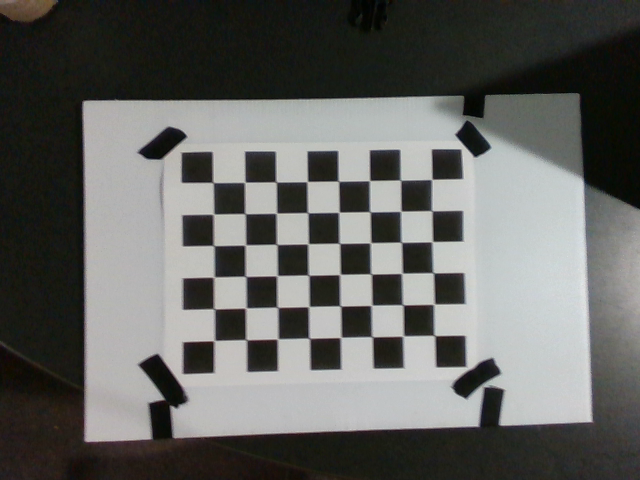
#> input picture calibration_images/calib_000.png, 640 x 480 px; its folder holds 4 pictures in this run
$ python calibration.py
#> lines starting #> are read from the running program, lines starting #| are printed output that depends on the picture; after the words box and inside, x2 and y2 are one past the last pixel; in counts of white or black regions, pixels touching at a corner belong together
import cv2
import numpy as np
import glob
import os

# Number of INNER corners
CHECKERBOARD = (8, 6)

# Size of one checkerboard square in meters
SQUARE_SIZE_M = 0.0284  # 25 mm, change this to your actual square size

IMAGE_DIR = "calibration_images"
OUTPUT_FILE = "camera_calibration.npz"

objp = np.zeros((CHECKERBOARD[0] * CHECKERBOARD[1], 3), np.float32)
objp[:, :2] = np.mgrid[0:CHECKERBOARD[0], 0:CHECKERBOARD[1]].T.reshape(-1, 2)
objp *= SQUARE_SIZE_M

objpoints = []
imgpoints = []

images = glob.glob(os.path.join(IMAGE_DIR, "*.png"))

if len(images) == 0:
    raise RuntimeError("No calibration images found.")

gray_shape = None

for filename in images:
    img = cv2.imread(filename)
#> img is the input picture: shape (480, 640, 3); mean B, G, R 97, 99.9, 99.3
    gray = cv2.cvtColor(img, cv2.COLOR_BGR2GRAY)
    gray_shape = gray.shape[::-1]
#> gray_shape = (640, 480)

    found, corners = cv2.findChessboardCorners(gray, CHECKERBOARD, None)
#> found = True; corners = 48 rows, first 8: [213.3, 182.7], [245, 182.2], [276.2, 182.1], [307.4, 181.4], [338.6, 181.3], [369.7, 180.5], [400.5, 180.2], [431.9, 179.3]

    if found:
        criteria = (
            cv2.TERM_CRITERIA_EPS + cv2.TERM_CRITERIA_MAX_ITER,
            30,
            0.001
        )

        corners_refined = cv2.cornerSubPix(
            gray,
            corners,
            (11, 11),
            (-1, -1),
            criteria
        )
#> corners_refined = 48 rows, first 8: [212.8, 182.5], [244.7, 182.3], [276, 181.9], [307.2, 181.6], [338.4, 181.2], [369.5, 180.6], [400.4, 180.1], [431.8, 179.4]

        objpoints.append(objp)
        imgpoints.append(corners_refined)

        cv2.drawChessboardCorners(img, CHECKERBOARD, corners_refined, found)
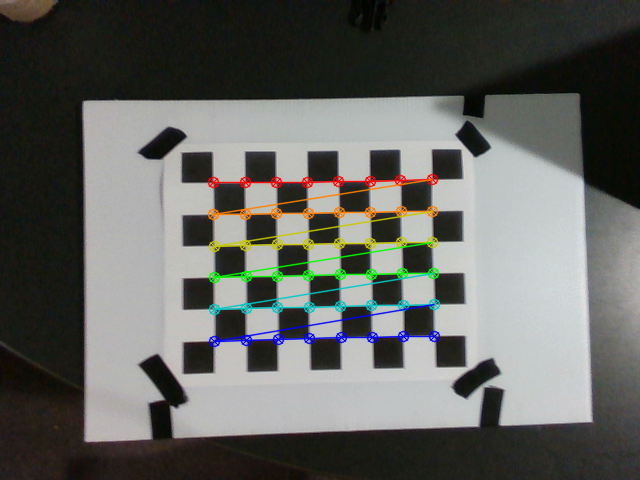
#> img: shape (480, 640, 3); 3.54% of pixels changed, all inside (x1, y1, x2, y2) = (207, 173, 441, 348)
        cv2.imshow("Detected corners", img)
        cv2.waitKey(100)

        print(f"Used: {filename}")
    else:
        print(f"Skipped, corners not found: {filename}")
#> pass 2 of the loop `for filename in images:`:
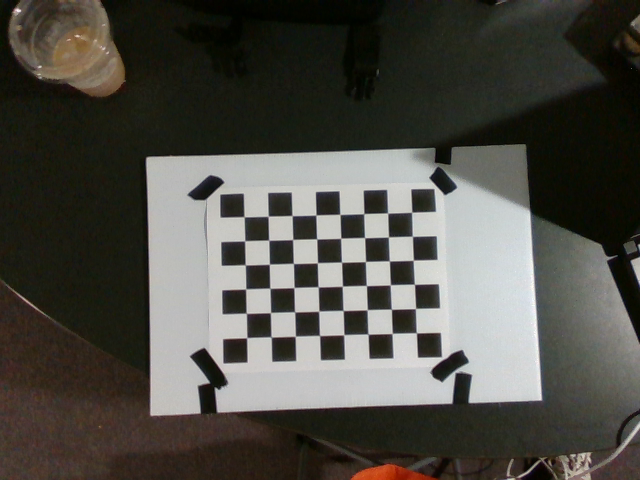
#> input picture calibration_images/calib_001.png, 640 x 480 px
#> img is the input picture: shape (480, 640, 3); mean B, G, R 71.6, 78.2, 79.9
#> corners = 48 rows, first 8: [244.1, 216.7], [268.2, 216.3], [292, 215.5], [316, 215], [339.8, 214.4], [363.8, 213.6], [387.7, 213.2], [411.8, 212.1]
#> corners_refined = 48 rows, first 8: [244, 216.7], [268.2, 216.2], [292, 215.6], [315.9, 215], [339.9, 214.4], [363.8, 213.6], [387.7, 213], [411.7, 212.2]
#> `cv2.drawChessboardCorners(img, CHECKERBOARD, corners_refined, found)`:
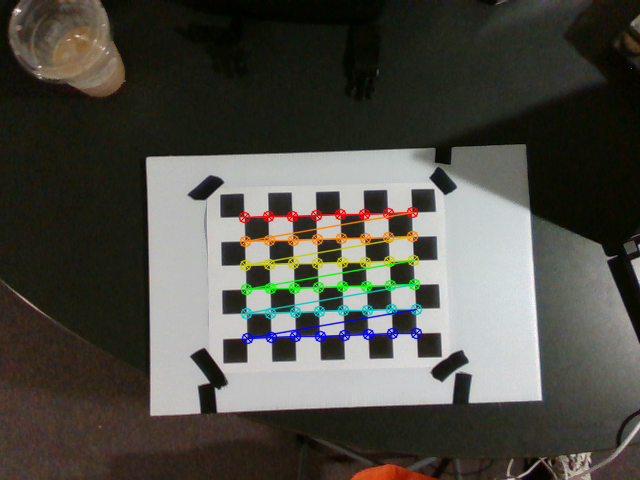
#> img: shape (480, 640, 3); 2.95% of pixels changed, all inside (x1, y1, x2, y2) = (238, 206, 423, 345)
#> pass 3 of the loop `for filename in images:`:
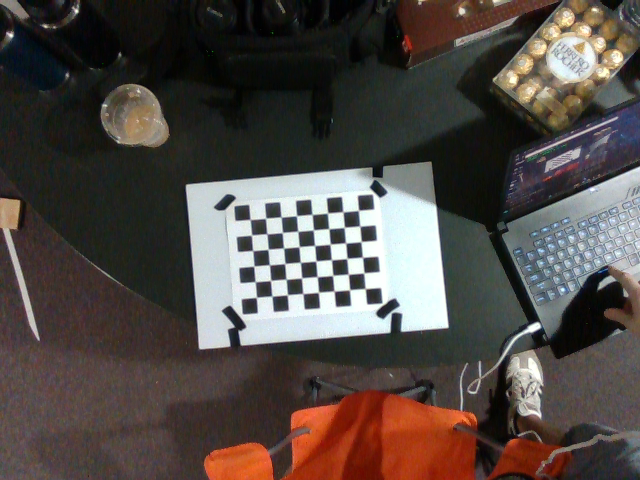
#> input picture calibration_images/calib_002.png, 640 x 480 px
#> img is the input picture: shape (480, 640, 3); mean B, G, R 70.3, 74.7, 82.5
#> `gray = cv2.cvtColor(img, cv2.COLOR_BGR2GRAY)`:
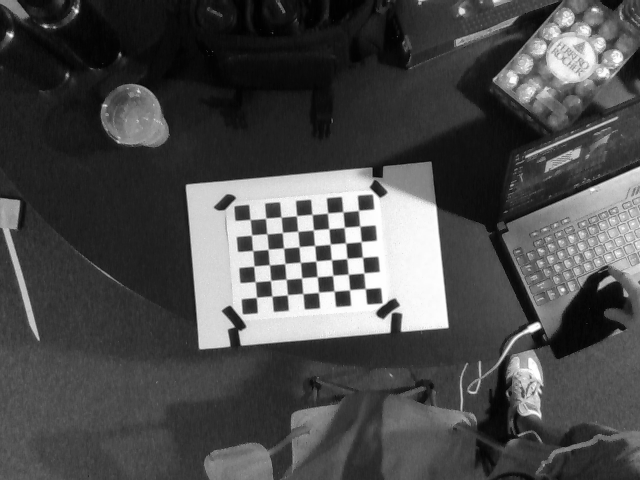
#> gray: shape (480, 640); min 1, max 255, mean 76.5
#> corners = 48 rows, first 8: [250, 219.4], [265.6, 218.3], [281, 217], [296.6, 215.7], [312.1, 214.4], [327.6, 212.9], [343, 212], [358.7, 210.2]
#> corners_refined = 48 rows, first 8: [250.1, 219.5], [265.6, 218.3], [281.1, 217], [296.5, 215.7], [312.1, 214.4], [327.5, 213.1], [342.9, 211.7], [358.5, 210.4]
#> `cv2.drawChessboardCorners(img, CHECKERBOARD, corners_refined, found)`:
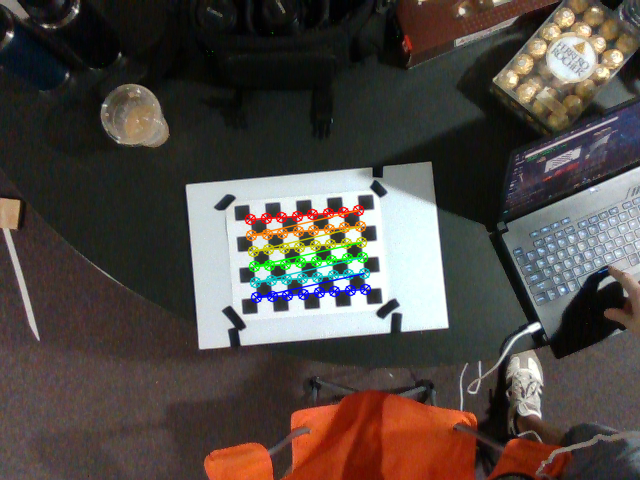
#> img: shape (480, 640, 3); 2.26% of pixels changed, all inside (x1, y1, x2, y2) = (244, 204, 372, 304)
#> the loop made 4 passes; the first 3 are shown

cv2.destroyAllWindows()

if len(objpoints) < 10:
#> (the run stopped early here; a loop or call above may not have finished)
